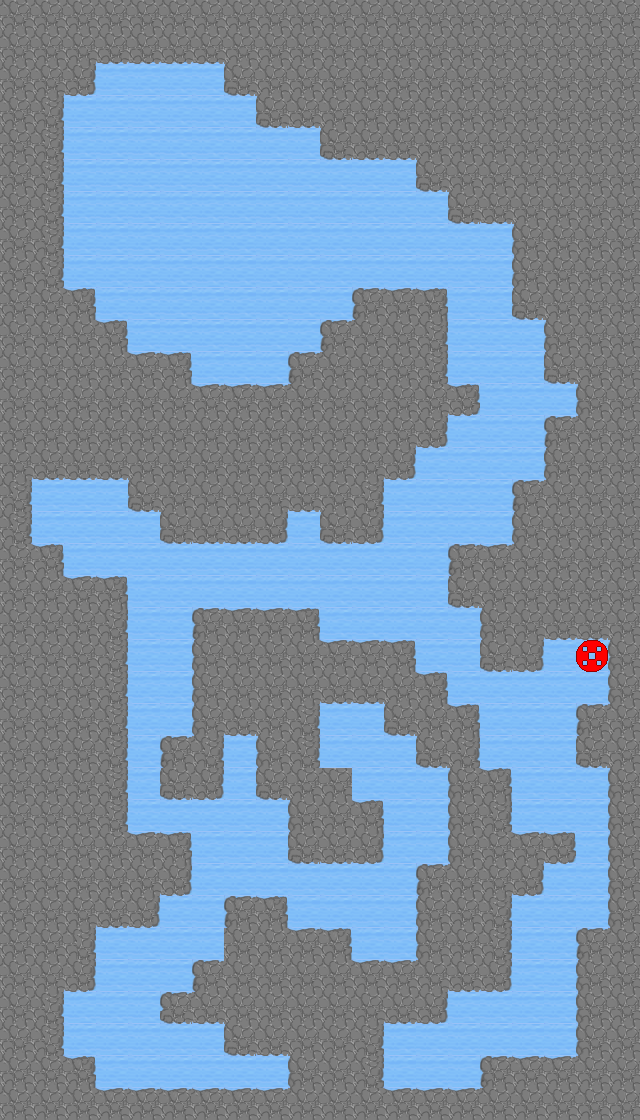

Tiled map render using the project's own tile images. Description and the map definition, with tile-layer contents summarised, below:
An orthogonal 20x35 tile map with 32x32 px tiles, 3 tile layers (Water, Environment, Environment2) and 76 objects (8x debris, victoryZone, sinkableWall, lever, special, ...).

<map version="1.0" orientation="orthogonal" renderorder="right-down" width="20" height="35" tilewidth="32" tileheight="32" nextobjectid="168">
 <properties>
  <property name="levelTitle" value="Level 3" />
  <property name="nextLevel" value="level4" />
 </properties>
 <tileset firstgid="1" source="environment.tsx" />
 <layer name="Water" width="20" height="35">
  <data>[700 cells, 700 non-empty, 1 distinct tile ids]</data>
 </layer>
 <layer name="Environment" width="20" height="35">
  <data>[700 cells, 441 non-empty, 11 distinct tile ids]</data>
 </layer>
 <layer name="Environment2" width="20" height="35">
  <data>[700 cells, 1 non-empty, 1 distinct tile ids]</data>
 </layer>
 <objectgroup color="#ff0000" name="EnvironmentObjects" opacity="0.9">
  <object id="49" name="victoryZone" x="512" y="768" width="96" height="64" />
  <object id="52" name="debris" x="416" y="640" width="32" height="32">
   <properties>
    <property name="connected_wall_id" value="1" />
   </properties>
  </object>
  <object id="54" name="sinkableWall" x="224" y="544" width="32" height="64">
   <properties>
    <property name="image" value="canalVert" />
    <property name="wall_id" value="meh" />
   </properties>
  </object>
  <object id="93" name="debris" x="448" y="608" width="32" height="32">
   <properties>
    <property name="connected_wall_id" value="1" />
   </properties>
  </object>
  <object id="94" name="debris" x="352" y="864" width="32" height="32">
   <properties>
    <property name="connected_wall_id" value="1" />
   </properties>
  </object>
  <object id="95" name="debris" x="384" y="896" width="32" height="32">
   <properties>
    <property name="connected_wall_id" value="1" />
   </properties>
  </object>
  <object id="96" name="debris" x="224" y="768" width="32" height="32">
   <properties>
    <property name="connected_wall_id" value="1" />
   </properties>
  </object>
  <object id="97" name="debris" x="64" y="480" width="32" height="32">
   <properties>
    <property name="connected_wall_id" value="1" />
   </properties>
  </object>
  <object id="98" name="debris" x="64" y="512" width="32" height="32">
   <properties>
    <property name="connected_wall_id" value="1" />
   </properties>
  </object>
  <object id="99" name="debris" x="96" y="544" width="32" height="32">
   <properties>
    <property name="connected_wall_id" value="1" />
   </properties>
  </object>
  <object id="100" name="lever" x="576" y="640" width="32" height="32">
   <properties>
    <property name="connected_wall_id" value="meh" />
   </properties>
  </object>
  <object id="101" name="special" x="416" y="1056" width="16" height="16">
   <properties>
    <property name="connected_wall_id" value="1" />
    <property name="image" value="special_token" />
   </properties>
  </object>
 </objectgroup>
 <objectgroup color="#55ff00" name="Entities">
  <object id="165" name="tugBoat" x="256" y="256" width="30" height="30">
   <ellipse />
  </object>
  <object id="166" name="battleBoat" x="160" y="192" width="62" height="62">
   <ellipse />
  </object>
  <object id="167" name="victimBoat" x="352" y="736" width="30" height="30">
   <ellipse />
  </object>
 </objectgroup>
 <objectgroup name="collisionLayer">
  <object id="102" x="0" y="0" width="640" height="64" />
  <object id="103" x="224" y="64" width="416" height="32" />
  <object id="104" x="256" y="96" width="384" height="32" />
  <object id="105" x="320" y="128" width="320" height="32" />
  <object id="106" x="544" y="160" width="96" height="224" />
  <object id="107" x="512" y="160" width="32" height="160" />
  <object id="108" x="416" y="160" width="96" height="32" />
  <object id="109" x="448" y="192" width="64" height="32" />
  <object id="111" x="352" y="288" width="96" height="96" />
  <object id="112" x="0" y="64" width="96" height="32" />
  <object id="113" x="0" y="96" width="64" height="192" />
  <object id="114" x="0" y="288" width="96" height="32" />
  <object id="115" x="0" y="320" width="128" height="32" />
  <object id="116" x="0" y="352" width="192" height="32" />
  <object id="117" x="0" y="384" width="416" height="96" />
  <object id="118" x="320" y="320" width="32" height="64" />
  <object id="119" x="288" y="352" width="32" height="32" />
  <object id="120" x="416" y="384" width="64" height="32" />
  <object id="121" x="416" y="416" width="32" height="32" />
  <object id="122" x="320" y="480" width="64" height="64" />
  <object id="123" x="128" y="480" width="192" height="32" />
  <object id="124" x="160" y="512" width="128" height="32" />
  <object id="125" x="576" y="384" width="64" height="256" />
  <object id="126" x="544" y="416" width="32" height="64" />
  <object id="127" x="512" y="480" width="64" height="160" />
  <object id="128" x="448" y="544" width="64" height="64" />
  <object id="129" x="480" y="608" width="32" height="64" />
  <object id="130" x="512" y="640" width="32" height="32" />
  <object id="131" x="608" y="640" width="32" height="64" />
  <object id="132" x="576" y="704" width="64" height="64" />
  <object id="133" x="608" y="768" width="32" height="352" />
  <object id="134" x="576" y="928" width="32" height="192" />
  <object id="135" x="480" y="1056" width="96" height="64" />
  <object id="136" x="0" y="1088" width="480" height="32" />
  <object id="137" x="0" y="480" width="32" height="64" />
  <object id="138" x="0" y="544" width="64" height="32" />
  <object id="139" x="0" y="576" width="128" height="256" />
  <object id="140" x="0" y="832" width="192" height="64" />
  <object id="141" x="0" y="896" width="160" height="32" />
  <object id="142" x="0" y="928" width="96" height="64" />
  <object id="143" x="0" y="992" width="64" height="64" />
  <object id="144" x="0" y="1056" width="96" height="32" />
  <object id="145" x="160" y="992" width="32" height="32" />
  <object id="146" x="192" y="960" width="32" height="64" />
  <object id="147" x="224" y="896" width="64" height="160" />
  <object id="148" x="288" y="928" width="64" height="160" />
  <object id="149" x="352" y="960" width="32" height="128" />
  <object id="150" x="384" y="960" width="64" height="64" />
  <object id="151" x="416" y="864" width="32" height="96" />
  <object id="152" x="448" y="768" width="64" height="224" />
  <object id="153" x="512" y="832" width="32" height="64" />
  <object id="154" x="544" y="832" width="32" height="32" />
  <object id="155" x="448" y="704" width="32" height="64" />
  <object id="156" x="416" y="672" width="32" height="96" />
  <object id="157" x="384" y="640" width="32" height="96" />
  <object id="158" x="320" y="640" width="64" height="64" />
  <object id="159" x="192" y="608" width="128" height="128" />
  <object id="160" x="160" y="736" width="64" height="64" />
  <object id="161" x="256" y="736" width="64" height="64" />
  <object id="162" x="320" y="768" width="32" height="32" />
  <object id="163" x="288" y="800" width="96" height="64" />
 </objectgroup>
</map>